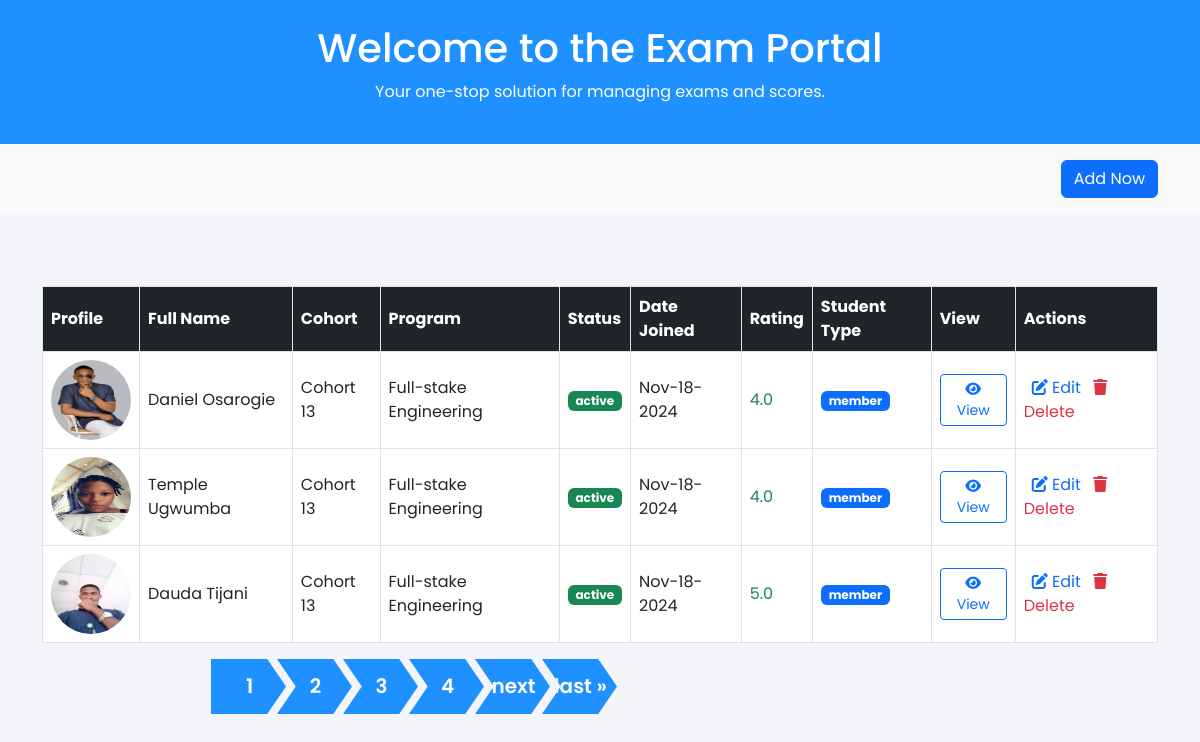
The page / on the database its author committed.
### students/models.py (models this page shows, shortened)
class Student(models.Model):
    username = models.CharField(max_length=100, unique=True)
    slug = models.SlugField(unique=True, blank=True, editable=False)
    first_name = models.CharField(max_length=200)
    last_name = models.CharField(max_length=200)
    status = models.BooleanField(default=True)
    student_type = models.CharField(max_length=100, choices=student_type, default='member')
    email = models.EmailField(max_length=245, unique=True, validators=[email_validator])
    date_join = models.DateTimeField(auto_now_add=True)
    class Meta:
        ordering = ['-date_join']

class Student_profile(models.Model):
    student = models.OneToOneField(Student, on_delete=models.CASCADE)
    bio = models.TextField()
    date_of_birth = models.DateField()
    address = models.CharField(max_length=300)
    rating = models.FloatField(default=0.0)
    profile_picture = models.ImageField(upload_to='student_profile/')

class CohortGroup(models.Model):
    name = models.CharField(max_length=200)
    date_join = models.DateTimeField(auto_now_add=True)
    students = models.ManyToManyField(Student, related_name= 'cohort')

class Program(models.Model):
    courses = models.CharField(max_length=500)
    grade = models.IntegerField(default=0.0)
    student = models.ForeignKey(Student, on_delete=models.CASCADE)

### students/views.py (the view)
# urls.py: path('', views.cohort_home, name='studenthome' ),
def cohort_home(request):
    students = Student.objects.all()
    cohorts = CohortGroup.objects.all()
    paginator = Paginator(students, 3)
    page_number = request.GET.get('page')
    page_obj = paginator.get_page(page_number)
    context = {
        "page_obj": page_obj,
        "cohorts": cohorts,
        "student_rank": student_type
    }
    return render(request, "newstud/index.html", context)

### students/templates/newstud/index.html (shortened to what this page needs)
{% extends "newstud/header.html" %}
{% block body %}
<body>
    <header class="bg-info text-white py-4 text-center">
        <h1>Welcome to the Exam Portal</h1>
        <p>Your one-stop solution for managing exams and scores.</p>
    </header>
    <section class="filter-section py-3 bg-light">
        <div class="container text-end">
            <button class="btn btn-primary" data-bs-toggle="modal" data-bs-target="#addUserModal">Add Now</button>
        </div>
    </section>
    <section class="container mt-5">
        <div class="table-responsive">
            <table class="table align-middle table-bordered table-hover mt-4">
                <thead class="table-dark">
                    <tr>
                        <th>Profile</th>
                        <th>Full Name</th>
                        <th>Cohort</th>
                        <th>Program</th>
                        <th>Status</th>
                        <th>Date Joined</th>
                        <th>Rating</th>
                        <th>Student Type</th>
                        <th>View</th>
                        <th>Actions</th>
                    </tr>
                </thead>
                <tbody>
                    {% for eachstudent in page_obj %}
                    <tr>
                        <td>
                            {% if eachstudent.student_profile.profile_picture %}
                                <img src="{{ eachstudent.student_profile.profile_picture.url }}" alt="{{ eachstudent.first_name }}" width="80" height="80" class="rounded-circle" />
                            {% else %}
                                <img src="https://images.search.yahoo.com/search/images?p=dummy+image&fr=mcafee&type=E210US91105G0&imgurl=https%3A%2F%2Fpixy.org%2Fsrc%2F31%2F315160.png#id=4&iurl=https%3A%2F%2Fpixy.org%2Fsrc%2F31%2F315160.png&action=click" alt="Profile" width="80" height="80" class="rounded-circle">
                            {% endif %}
                        </td>
                        <td>{{ eachstudent.first_name }} {{ eachstudent.last_name }}</td>
                        <td>
                            {% if eachstudent.cohort.exists %}
                              {% for cohort in eachstudent.cohort.all %}
                                {{ cohort.name }}{% if not forloop.last %}, {% endif %}
                              {% endfor %}
                            {% else %}
                              No Cohort Assigned
                            {% endif %}
                        </td>
                       {% if eachstudent.program_set.exists %}
                            {% for program in eachstudent.program_set.all %}
                            <td>{{ program.courses }}</td>
                            {% endfor %}
                            {% else %}
                            <td>No course</td>
                        {% endif %}
                        <td><span class="badge bg-success text-white">
                            {{eachstudent.status|yesno:'active,inactive'}}
                        </span></td>
                        <td>{{ eachstudent.date_join|date:"M-j-Y" }}</td>
                        {% if eachstudent.student_profile.rating%}
                            <td class="text-success">{{ eachstudent.student_profile.rating }}</td>
                        {% else %}
                            <td class="text-danger">0.0</td>
                        {% endif %}
                        <td><span class="badge bg-primary text-white">
                            {{eachstudent.student_type}}
                        </span></td>
                        <td>
                            <a href="{% url 'student_detail' eachstudent.slug %}" class="btn btn-sm btn-outline-primary">
                                <i class="fas fa-eye"></i> View
                            </a>
                        </td>
                        <td>
                            <span class="px-2"><a href="#" class=" text-primary text-decoration-none">
                                    <i class="fas fa-edit"> </i> Edit</a>
                            </span>
                            <span><a href=""
                                    class=" text-danger text-decoration-none">
                                    <i class="fas fa-trash"> </i> Delete</a></span>
                        </td>
                    </tr>
                    {% empty %}
                    <tr>
                        <td colspan="8" class="text-center">No students available.</td>
                    </tr>
                    {% endfor %}
                </tbody>
            </table>
            <div class="container">
                <div class="row">
                    <div class="col-md-offset-2 col-md-8">
                        <nav class="pagination-outer" aria-label="Page navigation">
                            <ul class="pagination">
                                {% for num in page_obj.paginator.page_range %}
                                    {% if page_obj.number == num %}
                                    <li class="page-item">
                                        <a class="page-link">{{ num }}</a>
                                    </li>
                                    {% else %}
                                    <li class="page-item">
                                        <a class="page-link" href="?page={{ num }}">{{ num }}</a>
                                    </li>
                                    {% endif %}
                                {% endfor %}
                                {% if page_obj.has_next %}
                                    <li class="page-item">
                                        <a href="?page={{ page_obj.next_page_number }}" class="page-link" aria-label="Next">
                                            <span aria-hidden="true">next</span>
                                        </a>
                                    </li>
                                    <li class="page-item">
                                        <a href="?page={{ page_obj.paginator.num_pages }}" class="page-link" aria-label="Next">
                                            <span aria-hidden="true">last &raquo;</span>
                                        </a>
                                    </li>
                                {% endif %}
                            </ul>
                        </nav>
                    </div>
                </div>
            </div>
        </div>
    </section>
</body>
{% endblock body %}

### staticfiles/css/index.css (style rules this page uses)
body { font-family: 'Poppins', sans-serif; }
.filter-section { background-color: #f4f5fa; padding: 20px; }
.table { border-collapse: collapse; }
.table th, .table td { vertical-align: middle; border: 1px solid #dee2e6; }
.badge { background-color: #e9f0fa; color: #5A55D8; }
.bg-info { background-color: dodgerblue !important; }
.pagination-outer { text-align: center; }
.pagination { display: inline-flex; justify-content: center; position: relative; overflow: hidden; border-radius:0 !important; }
.pagination li a.page-link, .pagination li:first-child a.page-link, .pagination li:last-child a.page-link { border: none; height: 55px; width: 75px; line-height: 45px; text-align: center; padding: 5px 0 0 2px; font-size: 20px; font-weight: 600; color: #fff; background-color: dodgerblue; margin: 0 -8px 0 0; border-radius: 0; transition: all 0.3s linear 0s; -webkit-clip-path: polygon(75% 0%, 100% 50%, 75% 100%, 0% 100%, 25% 50%, 0% 0%); clip-path: polygon(75% 0%, 100% 50%, 75% 100%, 0% 100%, 25% 50%, 0% 0%); }
.pagination li a.page-link:before, .pagination li:first-child a.page-link:before, .pagination li:last-child a.page-link:before { content: ""; position: absolute; height: 100%; width: 100%; top: 0; left: 0; background-color: #ff771a; display: block; opacity: 0; transform: scale(0.1); z-index: -1; transform-origin: bottom right 0; }
.pagination li:first-child a.page-link { -webkit-clip-path: polygon(75% 0%, 100% 50%, 75% 100%, 0% 100%, 0% 0%); clip-path: polygon(75% 0%, 100% 50%, 75% 100%, 0% 100%, 0% 0%); border-radius: 0; }
.pagination li:last-child a.page-link { margin-right: 0; -webkit-clip-path: polygon(75% 0%, 100% 50%, 75% 100%, 0% 100%, 25% 50%, 0% 0%); clip-path: polygon(75% 0%, 100% 50%, 75% 100%, 0% 100%, 25% 50%, 0% 0%); border-radius: 0; }

### staticfiles/css/about.css (style rules this page uses)
body { font-family: 'Poppins', sans-serif; background-color: #f4f5fa; }

### rows shown on the page
Student: student_profile.profile_picture (picture), first_name "Daniel", last_name "Osarogie", status "active", date_join "Nov-18-2024", student_profile.rating "4.0", student_type "member"
CohortGroup: name "Cohort 13"
Program: courses "Full-stake Engineering"
Student: student_profile.profile_picture (picture), first_name "Temple", last_name "Ugwumba", status "active", date_join "Nov-18-2024", student_profile.rating "4.0", student_type "member"
Program: courses "Full-stake Engineering"
Student: student_profile.profile_picture (picture), first_name "Dauda", last_name "Tijani", status "active", date_join "Nov-18-2024", student_profile.rating "5.0", student_type "member"
Program: courses "Full-stake Engineering"

### other values the page prints
{{ num }} "1"
{{ num }} "2" "3" "4"
